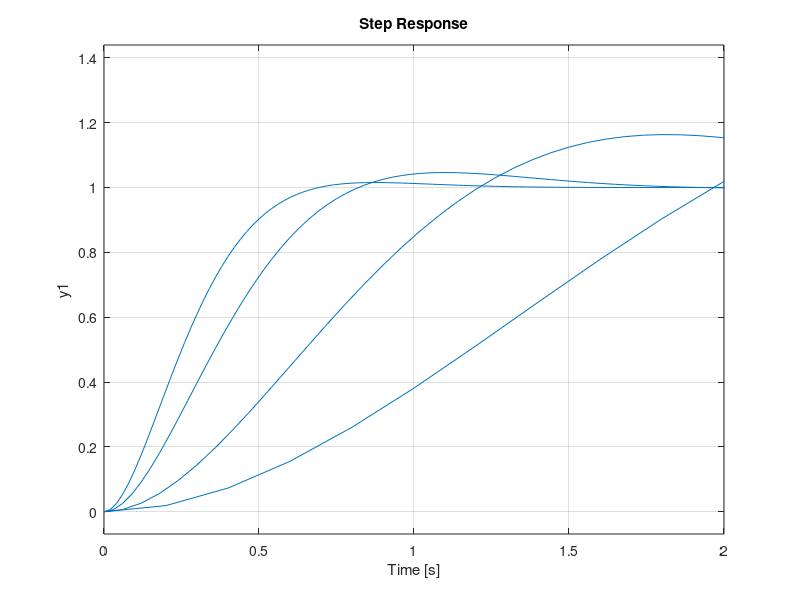
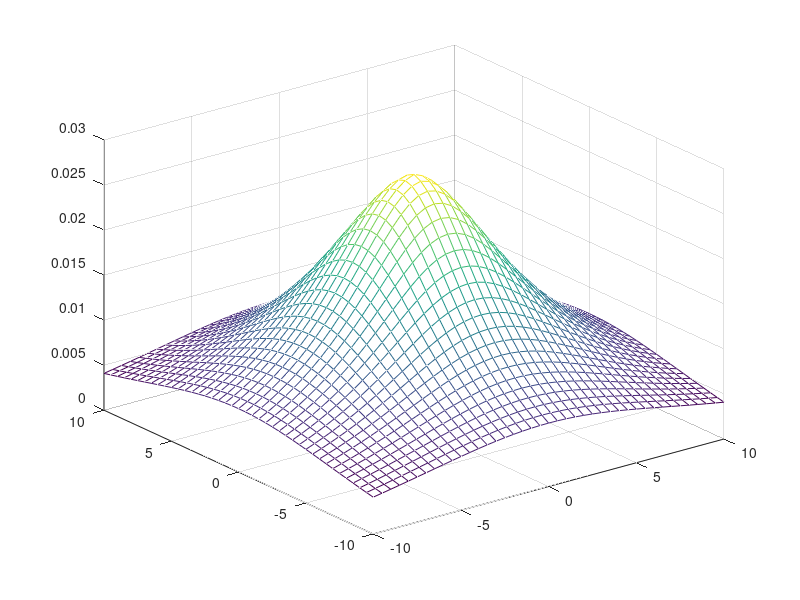
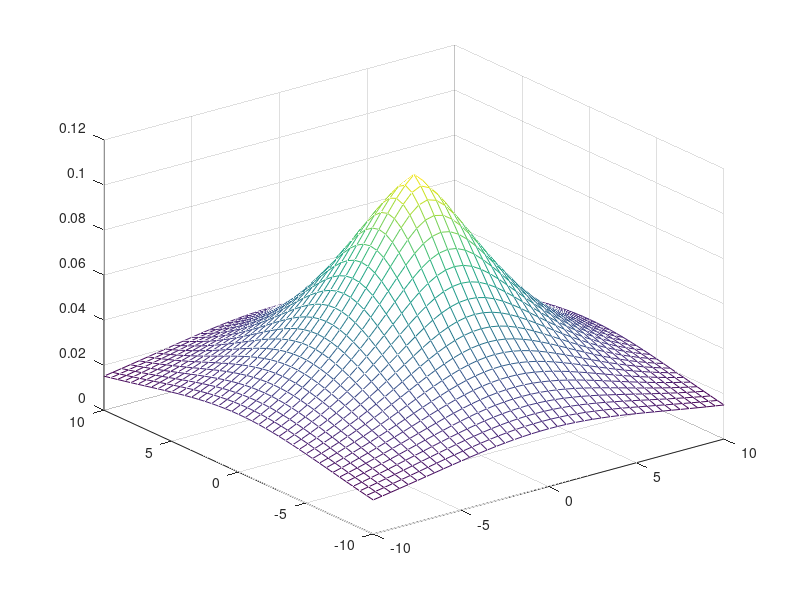
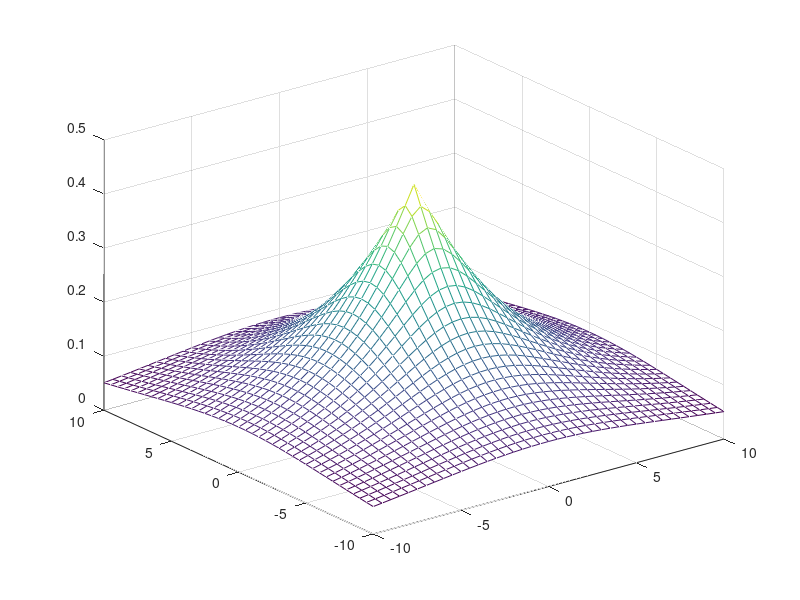

Source code (MATLAB) for these figures, in order:
clc
clear
close
s=tf('s');
for k=1:4
    wn=[1 2 4 6];       %values of natural freq
    z=[0.3 0.5 0.7 0.8];%values of damping ratio
    g=(wn(k)^2)/(s^2+(2*z(k)*wn(k)*s)+(wn(k)^2))%trnsfer function
    
    step(g)     %step response
    hold on
end
figure
hold off
for h=1:4
    wn=[1 2 4 6];       %values of natural freq
    z=[0.3 0.5 0.7 0.8];%values of damping ratio
    [X,Y]=meshgrid(-10:0.5:10);%define the grid size
    F2=(wn(h)^2)./((X.^2+Y.^2)+(2*z(h)*wn(h)*sqrt(X.^2+Y.^2))+wn(k)^2);%magnitude of the function
    mesh(X,Y,F2)        %plot the 3D plot
    figure
end

    